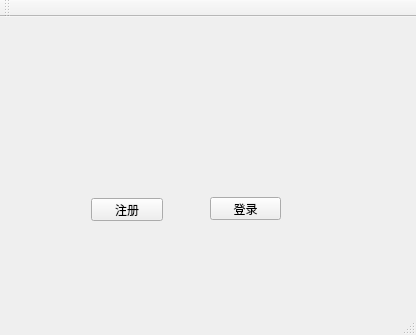
<?xml version="1.0" encoding="UTF-8"?>
<ui version="4.0">
 <class>TcpClient</class>
 <widget class="QMainWindow" name="TcpClient">
  <property name="geometry">
   <rect>
    <x>0</x>
    <y>0</y>
    <width>416</width>
    <height>335</height>
   </rect>
  </property>
  <property name="windowTitle">
   <string>TcpClient</string>
  </property>
  <widget class="QWidget" name="centralWidget">
   <widget class="QPushButton" name="sendBtn">
    <property name="geometry">
     <rect>
      <x>210</x>
      <y>180</y>
      <width>71</width>
      <height>23</height>
     </rect>
    </property>
    <property name="text">
     <string>登录</string>
    </property>
   </widget>
   <widget class="QPushButton" name="signBtn">
    <property name="geometry">
     <rect>
      <x>91</x>
      <y>181</y>
      <width>72</width>
      <height>23</height>
     </rect>
    </property>
    <property name="text">
     <string>注册</string>
    </property>
   </widget>
   <widget class="QWidget" name="">
    <property name="geometry">
     <rect>
      <x>90</x>
      <y>120</y>
      <width>189</width>
      <height>22</height>
     </rect>
    </property>
    <layout class="QHBoxLayout" name="horizontalLayout_2">
     <item>
      <widget class="QLabel" name="label_2">
       <property name="text">
        <string>密  码：</string>
       </property>
      </widget>
     </item>
     <item>
      <widget class="QLineEdit" name="passwardLineEdit"/>
     </item>
    </layout>
   </widget>
   <widget class="QWidget" name="">
    <property name="geometry">
     <rect>
      <x>90</x>
      <y>60</y>
      <width>189</width>
      <height>22</height>
     </rect>
    </property>
    <layout class="QHBoxLayout" name="horizontalLayout">
     <item>
      <widget class="QLabel" name="label">
       <property name="text">
        <string>用户名：</string>
       </property>
      </widget>
     </item>
     <item>
      <widget class="QLineEdit" name="userLineEdit"/>
     </item>
    </layout>
   </widget>
  </widget>
  <widget class="QMenuBar" name="menuBar">
   <property name="geometry">
    <rect>
     <x>0</x>
     <y>0</y>
     <width>416</width>
     <height>23</height>
    </rect>
   </property>
  </widget>
  <widget class="QToolBar" name="mainToolBar">
   <attribute name="toolBarArea">
    <enum>TopToolBarArea</enum>
   </attribute>
   <attribute name="toolBarBreak">
    <bool>false</bool>
   </attribute>
  </widget>
  <widget class="QStatusBar" name="statusBar"/>
 </widget>
 <layoutdefault spacing="6" margin="11"/>
 <resources/>
 <connections/>
</ui>
